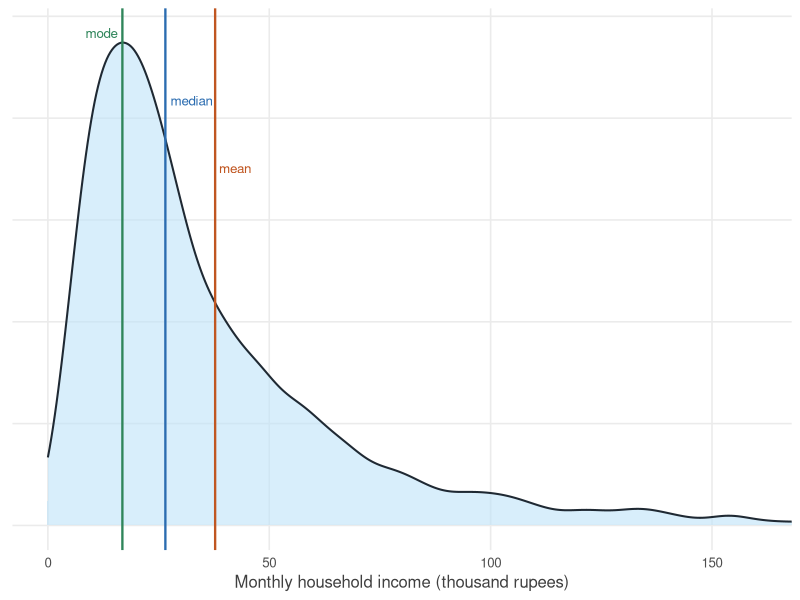
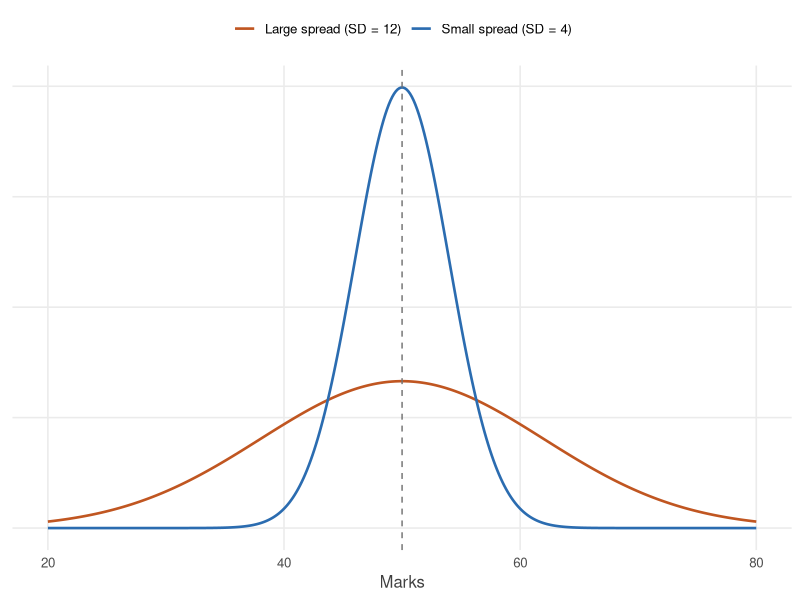
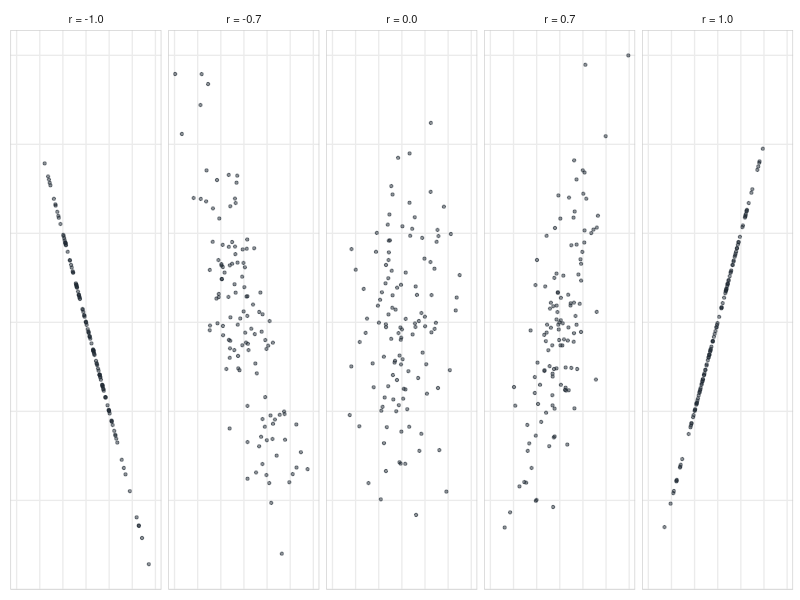
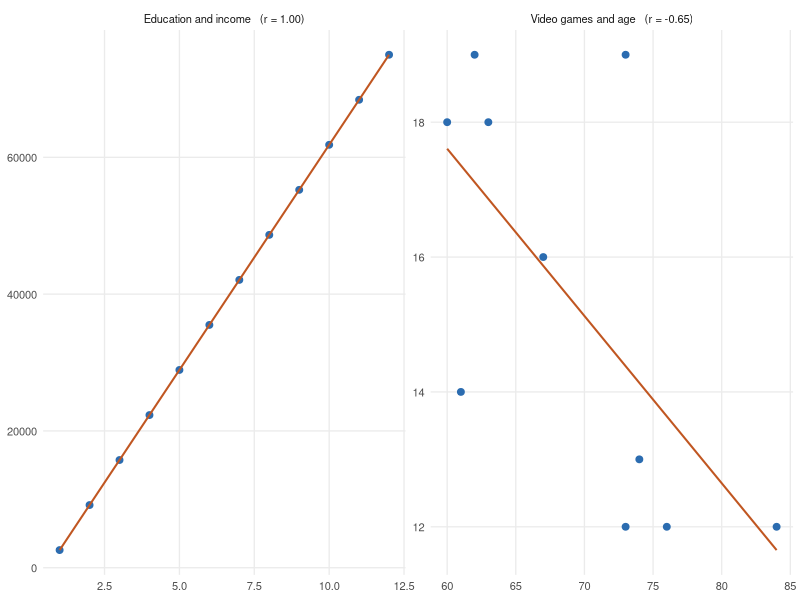
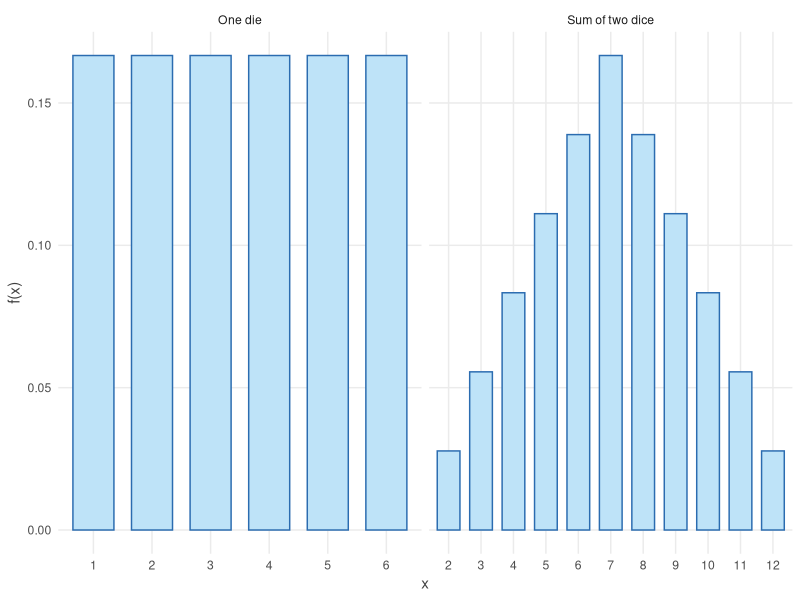
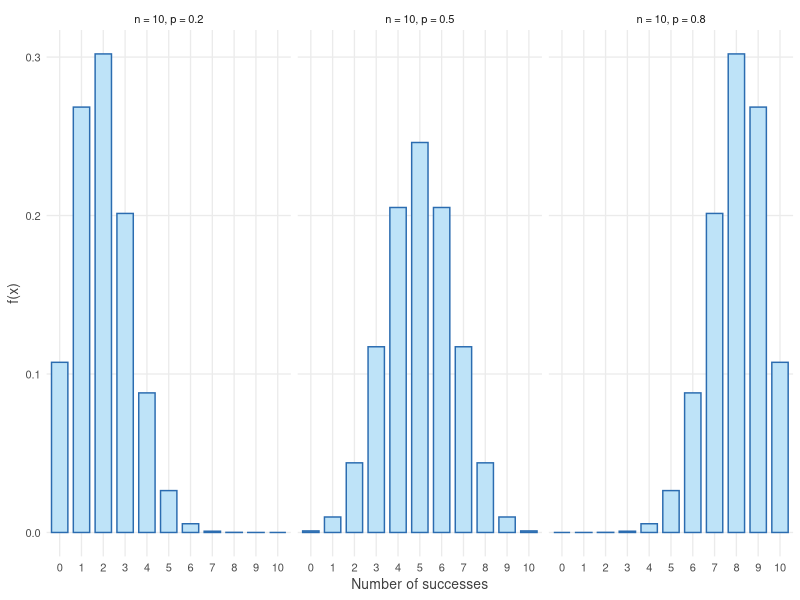
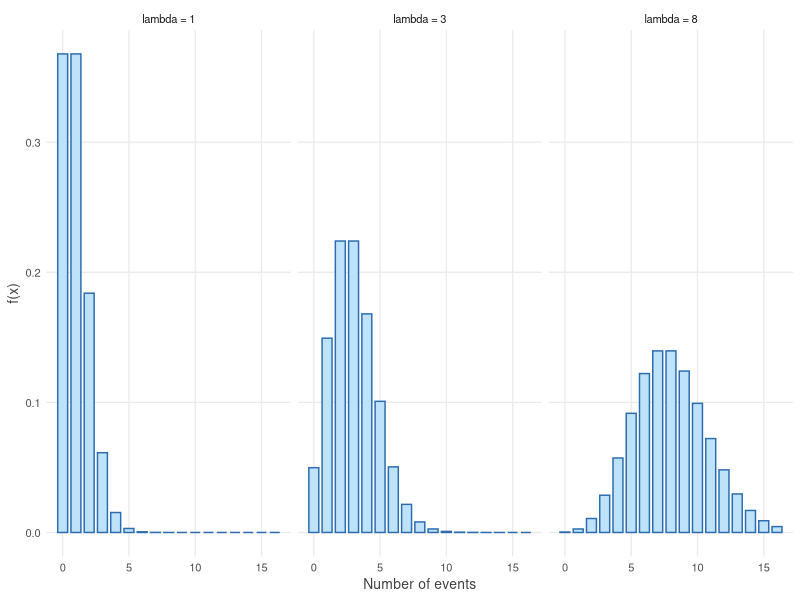
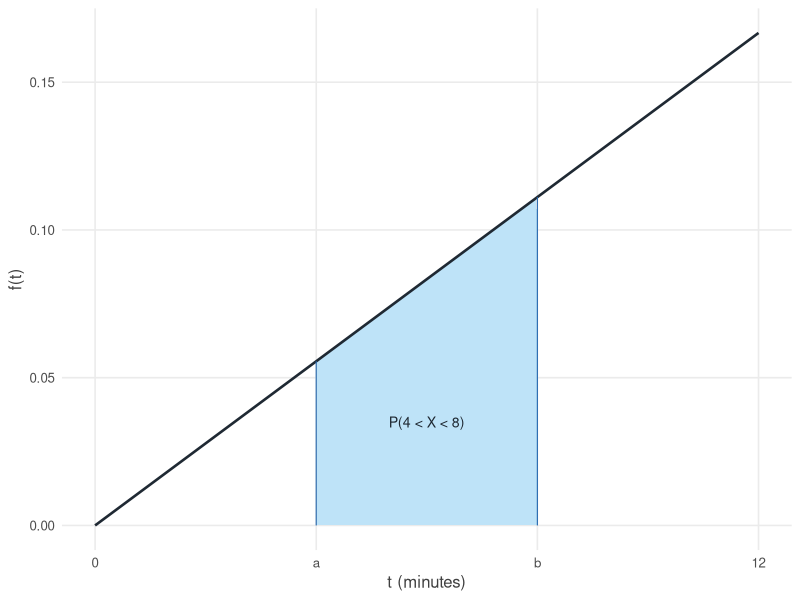

Write the R code that produced these figures, in order.
## Figures for the revision notes.
## Run with:  Rscript make-figures.R
## Writes PNGs into figures/. Every figure in the document comes from here,
## so a change to the styling below propagates everywhere.

library(ggplot2)
dir.create("figures", showWarnings = FALSE)

ink    <- "#1f2933"
accent <- "#2b6cb0"
warm   <- "#c05621"
fill   <- "#bee3f8"

theme_rev <- function(base = 12) {
  theme_minimal(base_size = base) +
    theme(panel.grid.minor = element_blank(),
          panel.grid.major = element_line(colour = "grey92"),
          axis.title = element_text(colour = "grey25"),
          plot.title = element_text(size = base, face = "plain"))
}

save_fig <- function(name, plot, w = 6.5, h = 3.6) {
  ggsave(file.path("figures", paste0(name, ".png")), plot,
         width = w, height = h, dpi = 200, bg = "white")
}

## ---- 1. Mean, median, mode on a skewed distribution ------------------------
set.seed(1)
inc <- rlnorm(4000, meanlog = 10.2, sdlog = 0.8) / 1000
dens <- density(inc, from = 0, to = 200)
dd <- data.frame(x = dens$x, y = dens$y)
mo <- dens$x[which.max(dens$y)]

p <- ggplot(dd, aes(x, y)) +
  geom_area(fill = fill, alpha = 0.6) +
  geom_line(colour = ink, linewidth = 0.7) +
  geom_vline(xintercept = mo,          colour = "#2f855a", linewidth = 0.8) +
  geom_vline(xintercept = median(inc), colour = accent,    linewidth = 0.8) +
  geom_vline(xintercept = mean(inc),   colour = warm,      linewidth = 0.8) +
  annotate("text", x = mo,          y = max(dd$y)*1.02, label = "mode",   colour = "#2f855a", hjust = 1.15, size = 3.4) +
  annotate("text", x = median(inc), y = max(dd$y)*0.88, label = "median", colour = accent,    hjust = -0.12, size = 3.4) +
  annotate("text", x = mean(inc),   y = max(dd$y)*0.74, label = "mean",   colour = warm,      hjust = -0.12, size = 3.4) +
  coord_cartesian(xlim = c(0, 160)) +
  labs(x = "Monthly household income (thousand rupees)", y = NULL) +
  theme_rev() + theme(axis.text.y = element_blank())
save_fig("central-tendency", p)

## ---- 2. Same centre, different spread --------------------------------------
g <- seq(20, 80, length.out = 400)
sp <- rbind(
  data.frame(x = g, y = dnorm(g, 50, 4),  s = "Small spread (SD = 4)"),
  data.frame(x = g, y = dnorm(g, 50, 12), s = "Large spread (SD = 12)"))

p <- ggplot(sp, aes(x, y, colour = s)) +
  geom_line(linewidth = 0.9) +
  geom_vline(xintercept = 50, linetype = "dashed", colour = "grey45") +
  scale_colour_manual(values = c("Small spread (SD = 4)" = accent,
                                 "Large spread (SD = 12)" = warm)) +
  labs(x = "Marks", y = NULL, colour = NULL) +
  theme_rev() + theme(axis.text.y = element_blank(), legend.position = "top")
save_fig("dispersion", p)

## ---- 3. Correlation at five strengths --------------------------------------
set.seed(7)
make_r <- function(r, n = 120) {
  z1 <- rnorm(n); z2 <- rnorm(n)
  data.frame(x = z1, y = r * z1 + sqrt(max(0, 1 - r^2)) * z2)
}
rs <- c(-1, -0.7, 0, 0.7, 1)
cor_df <- do.call(rbind, lapply(rs, function(r) {
  d <- make_r(r); d$lab <- sprintf("r = %.1f", r); d }))
cor_df$lab <- factor(cor_df$lab, levels = sprintf("r = %.1f", rs))

p <- ggplot(cor_df, aes(x, y)) +
  geom_point(alpha = 0.5, size = 0.8, colour = ink) +
  facet_wrap(~ lab, nrow = 1) +
  labs(x = NULL, y = NULL) +
  theme_rev(10) +
  theme(axis.text = element_blank(), panel.grid = element_blank(),
        panel.border = element_rect(colour = "grey80", fill = NA))
save_fig("correlation-strengths", p, w = 6.8, h = 1.9)

## ---- 4. Two real scatter plots ---------------------------------------------
income <- c(2583,9166,15749,22322,28915,35498,42081,48664,55247,61830,68413,74996)
educ   <- 1:12
age    <- c(12,16,13,18,19,12,18,19,12,14)
games  <- c(73,67,74,63,73,84,60,62,76,61)

sc <- rbind(
  data.frame(x = educ,  y = income, p = sprintf("Education and income   (r = %.2f)", cor(educ, income))),
  data.frame(x = games, y = age,    p = sprintf("Video games and age   (r = %.2f)",  cor(games, age))))

p <- ggplot(sc, aes(x, y)) +
  geom_point(colour = accent, size = 2) +
  geom_smooth(method = "lm", se = FALSE, colour = warm, linewidth = 0.7) +
  facet_wrap(~ p, scales = "free") +
  labs(x = NULL, y = NULL) +
  theme_rev(10)
save_fig("scatter-examples", p, w = 6.5, h = 2.8)

## ---- 5. pmf of one die and of the sum of two dice ---------------------------
one <- data.frame(x = 1:6, p = rep(1/6, 6), panel = "One die")
sums <- outer(1:6, 1:6, "+")
two <- data.frame(x = 2:12, p = as.numeric(table(sums)) / 36, panel = "Sum of two dice")

p <- ggplot(rbind(one, two), aes(factor(x), p)) +
  geom_col(fill = fill, colour = accent, width = 0.7) +
  facet_wrap(~ panel, scales = "free_x") +
  labs(x = "x", y = "f(x)") +
  theme_rev(11)
save_fig("pmf-dice", p, w = 6.5, h = 2.8)

## ---- 6. Binomial pmf at three probabilities --------------------------------
bn <- do.call(rbind, lapply(c(0.2, 0.5, 0.8), function(pp)
  data.frame(x = 0:10, p = dbinom(0:10, 10, pp),
             lab = sprintf("n = 10, p = %.1f", pp))))

p <- ggplot(bn, aes(factor(x), p)) +
  geom_col(fill = fill, colour = accent, width = 0.75) +
  facet_wrap(~ lab) +
  labs(x = "Number of successes", y = "f(x)") +
  theme_rev(10)
save_fig("binomial-pmf", p, w = 6.8, h = 2.5)

## ---- 7. Poisson pmf at three rates -----------------------------------------
po <- do.call(rbind, lapply(c(1, 3, 8), function(l)
  data.frame(x = 0:16, p = dpois(0:16, l), lab = sprintf("lambda = %d", l))))
po$lab <- factor(po$lab, levels = sprintf("lambda = %d", c(1, 3, 8)))

p <- ggplot(po, aes(x, p)) +
  geom_col(fill = fill, colour = accent, width = 0.75) +
  facet_wrap(~ lab) +
  labs(x = "Number of events", y = "f(x)") +
  theme_rev(10)
save_fig("poisson-pmf", p, w = 6.8, h = 2.5)

## ---- 8. A pdf, with P(a < X < b) shaded ------------------------------------
xg <- seq(0, 12, length.out = 500)
pdfd <- data.frame(x = xg, y = xg / 72)
shade <- subset(pdfd, x >= 4 & x <= 8)

p <- ggplot(pdfd, aes(x, y)) +
  geom_area(data = shade, fill = fill) +
  geom_line(colour = ink, linewidth = 0.9) +
  annotate("text", x = 6, y = 0.035, label = "P(4 < X < 8)", size = 3.6, colour = ink) +
  annotate("segment", x = 4, xend = 4, y = 0, yend = 4/72, colour = accent, linewidth = 0.4) +
  annotate("segment", x = 8, xend = 8, y = 0, yend = 8/72, colour = accent, linewidth = 0.4) +
  scale_x_continuous(breaks = c(0, 4, 8, 12), labels = c("0", "a", "b", "12")) +
  labs(x = "t (minutes)", y = "f(t)") +
  theme_rev()
save_fig("pdf-area", p, w = 6.0, h = 3.0)

## ---- 9. Uniform distribution ------------------------------------------------
ug <- data.frame(x = c(0, 200, 200, 250, 250, 320),
                 y = c(0, 0, 1/50, 1/50, 0, 0))
p <- ggplot(ug, aes(x, y)) +
  geom_area(data = data.frame(x = c(200, 250), y = c(1/50, 1/50)), fill = fill) +
  geom_path(colour = ink, linewidth = 0.9) +
  annotate("text", x = 225, y = 0.010, label = "area = 1", size = 3.6) +
  annotate("text", x = 225, y = 0.0215, label = "height = 1/(b - a)", size = 3.2, colour = "grey30") +
  scale_x_continuous(breaks = c(200, 250), labels = c("a = 200", "b = 250")) +
  labs(x = "Match duration (minutes)", y = "f(x)") +
  theme_rev()
save_fig("uniform", p, w = 6.0, h = 2.8)

## ---- 10. Normal curves: location and scale ---------------------------------
ng <- seq(40, 110, length.out = 500)
nn <- rbind(
  data.frame(x = ng, y = dnorm(ng, 70, 8),  lab = "N(70, 8²)"),
  data.frame(x = ng, y = dnorm(ng, 82, 6),  lab = "N(82, 6²)"),
  data.frame(x = ng, y = dnorm(ng, 70, 14), lab = "N(70, 14²)"))

p <- ggplot(nn, aes(x, y, colour = lab)) +
  geom_line(linewidth = 0.9) +
  scale_colour_manual(values = c("N(70, 8²)" = accent, "N(82, 6²)" = "#2f855a",
                                 "N(70, 14²)" = warm)) +
  labs(x = "Marks", y = NULL, colour = NULL) +
  theme_rev() + theme(axis.text.y = element_blank(), legend.position = "top")
save_fig("normal-shapes", p)

## ---- 11. The empirical rule -------------------------------------------------
eg <- seq(-4, 4, length.out = 600)
ed <- data.frame(z = eg, y = dnorm(eg))
band <- function(a, b, alpha) geom_area(data = subset(ed, z >= a & z <= b),
                                        aes(z, y), fill = accent, alpha = alpha)

## Labels sit on brackets below the axis rather than on the curve, where the
## outer two would otherwise overlap the tail.
br <- data.frame(k = 1:3, y = c(-0.045, -0.085, -0.125),
                 lab = c("68%", "95%", "99.7%"))

p <- ggplot(ed, aes(z, y)) +
  band(-3, 3, 0.15) + band(-2, 2, 0.22) + band(-1, 1, 0.32) +
  geom_line(colour = ink, linewidth = 0.9) +
  geom_segment(data = br, aes(x = -k, xend = k, y = y, yend = y),
               colour = "grey35", linewidth = 0.4) +
  geom_segment(data = br, aes(x = -k, xend = -k, y = y, yend = y + 0.012),
               colour = "grey35", linewidth = 0.4) +
  geom_segment(data = br, aes(x = k, xend = k, y = y, yend = y + 0.012),
               colour = "grey35", linewidth = 0.4) +
  geom_text(data = br, aes(x = 0, y = y, label = lab), vjust = -0.35,
            size = 3.4, colour = "grey20") +
  geom_hline(yintercept = 0, colour = "grey70", linewidth = 0.3) +
  scale_x_continuous(breaks = -3:3,
    labels = c(expression(mu-3*sigma), expression(mu-2*sigma), expression(mu-sigma),
               expression(mu), expression(mu+sigma), expression(mu+2*sigma),
               expression(mu+3*sigma))) +
  coord_cartesian(ylim = c(-0.14, 0.42)) +
  labs(x = NULL, y = NULL) +
  theme_rev() +
  theme(axis.text.y = element_blank(), panel.grid.major.y = element_blank())
save_fig("empirical-rule", p, w = 6.5, h = 3.4)

## ---- 12. Standard normal: a left-tail area ---------------------------------
zg <- seq(-4, 4, length.out = 600)
zd <- data.frame(z = zg, y = dnorm(zg))
p <- ggplot(zd, aes(z, y)) +
  geom_area(data = subset(zd, z <= 1.22), fill = fill) +
  geom_line(colour = ink, linewidth = 0.9) +
  geom_vline(xintercept = 1.22, colour = warm, linewidth = 0.6) +
  annotate("text", x = -0.4, y = 0.15, label = "P(Z < 1.22) = 0.8888", size = 3.6) +
  annotate("text", x = 1.22, y = 0.42, label = "z = 1.22", size = 3.3,
           colour = warm, hjust = -0.1) +
  labs(x = "Z", y = NULL) +
  theme_rev() + theme(axis.text.y = element_blank())
save_fig("z-tail", p, w = 6.0, h = 3.0)

## ---- 13. The x-to-z transformation -----------------------------------------
mu <- 520; sg <- 94
xs <- seq(mu - 4*sg, mu + 4*sg, length.out = 500)
tr <- rbind(
  data.frame(v = xs, y = dnorm(xs, mu, sg), panel = "Original scale: X ~ N(520, 94²)"),
  data.frame(v = (xs - mu)/sg, y = dnorm((xs - mu)/sg), panel = "Standardised: Z ~ N(0, 1)"))
cuts <- data.frame(v = c(700, (700 - mu)/sg),
                   panel = c("Original scale: X ~ N(520, 94²)", "Standardised: Z ~ N(0, 1)"),
                   lab = c("x = 700", "z = 1.91"))

p <- ggplot(tr, aes(v, y)) +
  geom_line(colour = ink, linewidth = 0.8) +
  geom_vline(data = cuts, aes(xintercept = v), colour = warm, linewidth = 0.6) +
  geom_text(data = cuts, aes(x = v, y = Inf, label = lab), vjust = 1.6, hjust = -0.08,
            colour = warm, size = 3.2) +
  facet_wrap(~ panel, scales = "free") +
  labs(x = NULL, y = NULL) +
  theme_rev(10) + theme(axis.text.y = element_blank())
save_fig("standardising", p, w = 6.8, h = 2.6)

message("figures written to figures/")
